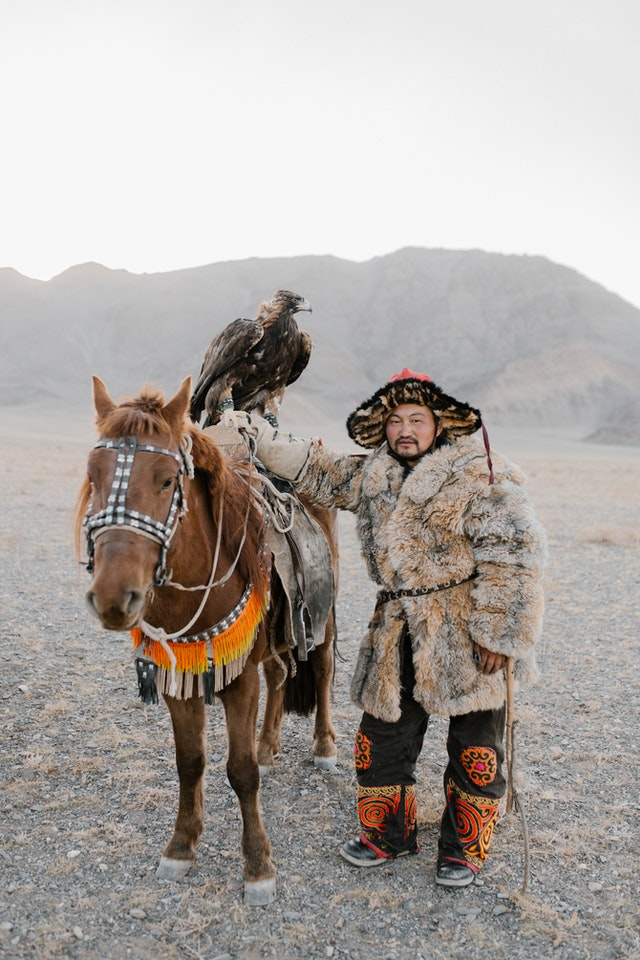
#> input picture 06 - opencv/source/bahan/julia.jpg, 640 x 960 px
$ python '06 - joinImg.py'
#> lines starting #> are read from the running program, lines starting #| are printed output that depends on the picture
import cv2
import numpy as np

# cara lain
def stackImages(scale,imgArray):
    rows = len(imgArray)
    cols = len(imgArray[0])
    rowsAvailable = isinstance(imgArray[0], list)
    width = imgArray[0][0].shape[1]
    height = imgArray[0][0].shape[0]
    if rowsAvailable:
        for x in range ( 0, rows):
            for y in range(0, cols):
                if imgArray[x][y].shape[:2] == imgArray[0][0].shape [:2]:
                    imgArray[x][y] = cv2.resize(imgArray[x][y], (0, 0), None, scale, scale)
                else:
                    imgArray[x][y] = cv2.resize(imgArray[x][y], (imgArray[0][0].shape[1], imgArray[0][0].shape[0]), None, scale, scale)
                if len(imgArray[x][y].shape) == 2: imgArray[x][y]= cv2.cvtColor( imgArray[x][y], cv2.COLOR_GRAY2BGR)
        imageBlank = np.zeros((height, width, 3), np.uint8)
        hor = [imageBlank]*rows
        hor_con = [imageBlank]*rows
        for x in range(0, rows):
            hor[x] = np.hstack(imgArray[x])
        ver = np.vstack(hor)
    else:
        for x in range(0, rows):
            if imgArray[x].shape[:2] == imgArray[0].shape[:2]:
                imgArray[x] = cv2.resize(imgArray[x], (0, 0), None, scale, scale)
            else:
                imgArray[x] = cv2.resize(imgArray[x], (imgArray[0].shape[1], imgArray[0].shape[0]), None,scale, scale)
            if len(imgArray[x].shape) == 2: imgArray[x] = cv2.cvtColor(imgArray[x], cv2.COLOR_GRAY2BGR)
        hor= np.hstack(imgArray)
        ver = hor
    return ver


img =cv2.imread("bahan/julia.jpg")
#> img is the input picture: shape (960, 640, 3); mean B, G, R 161.2, 165.9, 172.6
imgResize = cv2.resize(img,(160,240))
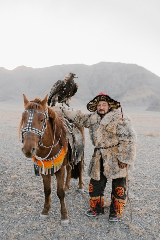
#> imgResize: shape (240, 160, 3); mean B, G, R 161.4, 166, 172.7

imgGray = cv2.cvtColor(imgResize,cv2.COLOR_BGR2GRAY)
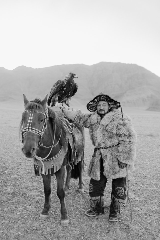
#> imgGray: shape (240, 160); min 2, max 250, mean 167.5

imgStack = stackImages(0.5,([imgResize,imgGray,imgResize],[imgResize,imgGray,imgResize]))
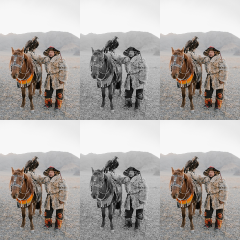
#> imgStack: shape (240, 240, 3); mean B, G, R 163.5, 166.7, 171.1

cv2.imshow("imgStack",imgStack)

'''
imgHor = np.hstack((imgResize,imgResize))
imgVer = np.vstack((imgResize,imgResize))

cv2.imshow("img",imgResize)
cv2.imshow("imgHor",imgHor)
cv2.imshow("imgVer",imgVer)
'''

cv2.waitKey(0)

$ run again, with 06 - opencv/source/bahan/burung.jpg copied over 06 - opencv/source/bahan/julia.jpg
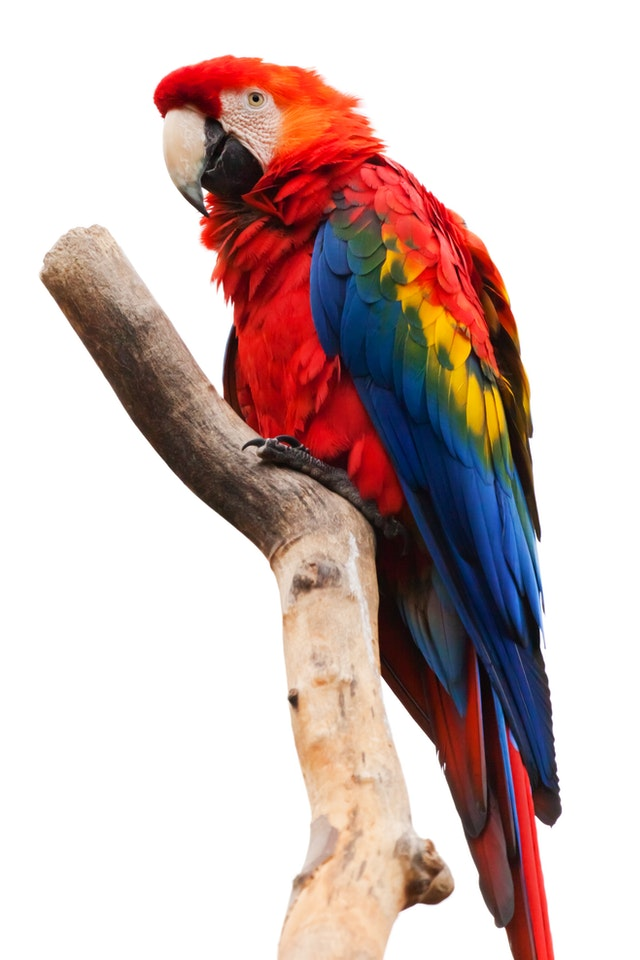
#> input picture 06 - opencv/source/bahan/burung.jpg, 640 x 960 px
#> img is the input picture: shape (960, 640, 3); mean B, G, R 183.8, 186.5, 206.9
#> `imgGray = cv2.cvtColor(imgResize,cv2.COLOR_BGR2GRAY)`:
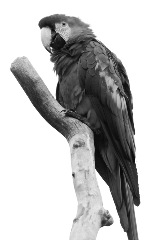
#> imgGray: shape (240, 160); min 8, max 255, mean 192.4
#> `imgStack = stackImages(0.5,([imgResize,imgGray,imgResize],[imgResize,i..`:
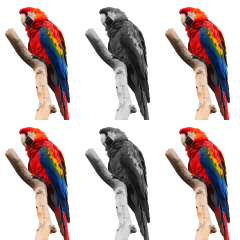
#> imgStack: shape (240, 240, 3); mean B, G, R 186.7, 188.6, 202.2

$ run again, with 06 - opencv/source/bahan/man.jpg copied over 06 - opencv/source/bahan/julia.jpg
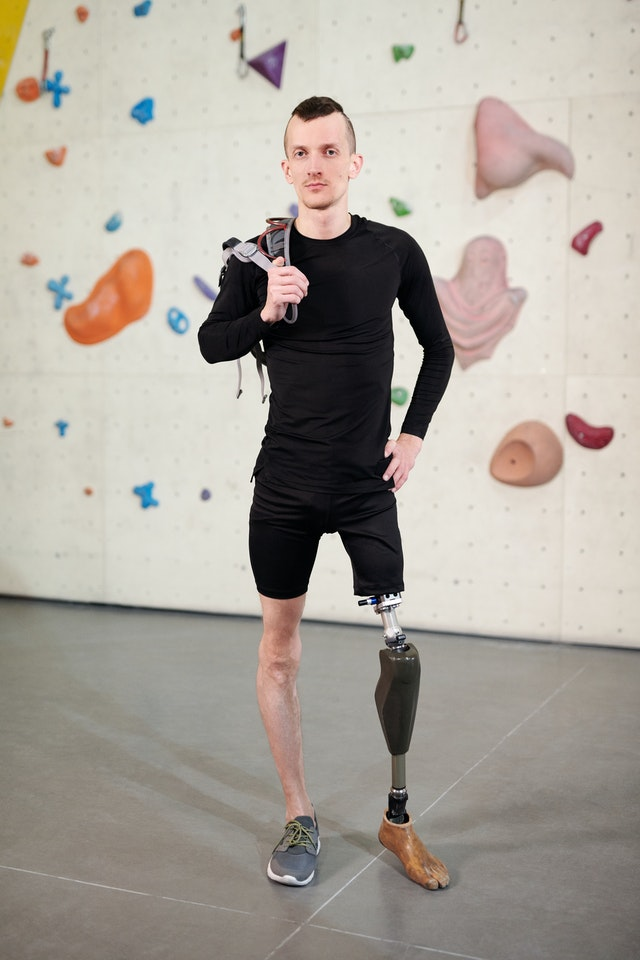
#> input picture 06 - opencv/source/bahan/man.jpg, 640 x 960 px
#> img is the input picture: shape (960, 640, 3); mean B, G, R 155.8, 164.2, 170.3
#> `imgGray = cv2.cvtColor(imgResize,cv2.COLOR_BGR2GRAY)`:
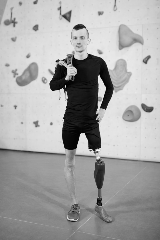
#> imgGray: shape (240, 160); min 1, max 253, mean 165.2
#> `imgStack = stackImages(0.5,([imgResize,imgGray,imgResize],[imgResize,i..`:
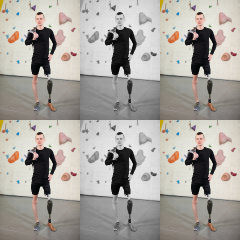
#> imgStack: shape (240, 240, 3); mean B, G, R 159.2, 164.8, 168.9
